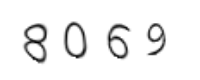
#> input picture charcode/easy_img/ocr1.jpg, 200 x 80 px, found by its file name; its folder holds only this picture in this run
$ python main.py
#> lines starting #> are read from the running program, lines starting #| are printed output that depends on the picture; after the words box and inside, x2 and y2 are one past the last pixel; in counts of white or black regions, pixels touching at a corner belong together
import os as os  # 处理文件和目录
from fnmatch import fnmatch
from cv2 import cv2
import pytesseract
from PIL import Image

img_suffix = '.jpg'
distance = 0
line_range = 1


def get_dynamic_binary_image(filedir, img_name):
    # 图片的自动二值化
#> called with filedir = 'charcode/easy_img', img_name = 'ocr1.jpg'
    filename = 'charcode/out_img/' + \
        img_name.split('.')[0] + '-binary'+img_suffix
    img_name = filedir + '/' + img_name
    print(img_name)
    im = cv2.imread(img_name)
#> im is the input picture: shape (80, 200, 3); min 0, max 255, mean 241.3
    im = cv2.cvtColor(im, cv2.COLOR_BGR2GRAY)
#> im: shape (80, 200)

    # adaptiveThreshold 自动二值化的命令
    th1 = cv2.adaptiveThreshold(
        im, 255, cv2.ADAPTIVE_THRESH_GAUSSIAN_C, cv2.THRESH_BINARY, 21, 1)
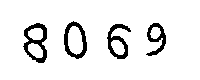
#> th1: shape (80, 200); 91.6% white; 4 black regions, box (x1, y1, x2, y2) and area: (23, 23, 47, 63) 407, (64, 21, 87, 59) 332, (107, 24, 131, 59) 329, (146, 23, 166, 56) 268
    cv2.imwrite(filename, th1)
    return th1


def clear_border(img, img_name):
    # 去除验证码里面的边框
#> called with img_name = 'ocr1.jpg'
    filename = 'charcode/out_img/' + \
        img_name.split('.')[0] + '-clearBorder'+img_suffix
    h, w = img.shape[:2]
#> h = 80; w = 200
    # 此处请注意，opencv转换的图片会旋转90°
    # 所以图片的高对应x轴
    for x in range(0, h):
        for y in range(0, w):
            # 此处的4是经验值，可以根据图片内容改变
            if y < distance or y > w - distance:
                img[x, y] = 255
            if x < distance or x > h - distance:
                img[x, y] = 255

    cv2.imwrite(filename, img)
    return img


def interference_line(img, img_name):
    # 线降噪
#> called with img_name = 'ocr1.jpg'
    filename = 'charcode/out_img/' + \
        img_name.split('.')[0]+'-interferenceline'+img_suffix
    h, w = img.shape[:2]
#> h = 80; w = 200
    # 此处请注意，opencv转换的图片会旋转90°
    # 所以图片的高对应x轴
    for y in range(line_range, w-line_range):
        for x in range(line_range, h-line_range):
            count = 0
            if img[x, y - line_range] > 245:
                count += 1
            if img[x, y + line_range] > 245:
                count += 1
            if img[x - line_range, y] > 245:
                count += 1
            if img[x + line_range, y] > 245:
                count += 1
            if count > 2:
                img[x, y] = 255
#> img: shape (80, 200); 91.7% white; 4 black regions, box (x1, y1, x2, y2) and area: (24, 23, 47, 63) 406, (64, 22, 87, 59) 331, (107, 24, 131, 59) 329, (147, 23, 166, 56) 267
    cv2.imwrite(filename, img)
    return img


def interference_point(img, img_name, x=0, y=0):
    # 点降噪
#> called with img_name = 'ocr1.jpg', x = 0, y = 0
    filename = 'charcode/out_img/' + \
        img_name.split('.')[0]+'-interferencepoint'+img_suffix
    h, w = img.shape[:2]
#> h = 80; w = 200
    cur_pixel = img[x, y]
#> cur_pixel = 255
    for y in range(0, w - 1):
        for x in range(0, h - 1):
            if y == 0:  # 第一行
                if x == 0:  # 左上顶点,4邻域
                    # 中心点旁边3个点
                    sum = int(cur_pixel) \
                        + int(img[x, y + 1]) \
                        + int(img[x + 1, y]) \
                        + int(img[x + 1, y + 1])
                    if sum <= 2 * 245:
                        img[x, y] = 0
                elif x == h - 1:  # 右上顶点
                    sum = int(cur_pixel) \
                        + int(img[x, y + 1]) \
                        + int(img[x - 1, y]) \
                        + int(img[x - 1, y + 1])
                    if sum <= 2 * 245:
                        img[x, y] = 0
                else:  # 最上非顶点,6邻域
                    sum = int(img[x - 1, y]) \
                        + int(img[x - 1, y + 1]) \
                        + int(cur_pixel) \
                        + int(img[x, y + 1]) \
                        + int(img[x + 1, y]) \
                        + int(img[x + 1, y + 1])
                    if sum <= 3 * 245:
                        img[x, y] = 0
            elif y == w - 1:  # 最下面一行
                if x == 0:  # 左下顶点
                    # 中心点旁边3个点
                    sum = int(cur_pixel) \
                        + int(img[x + 1, y]) \
                        + int(img[x + 1, y - 1]) \
                        + int(img[x, y - 1])
                    if sum <= 2 * 245:
                        img[x, y] = 0
                elif x == h - 1:  # 右下顶点
                    sum = int(cur_pixel) \
                        + int(img[x, y - 1]) \
                        + int(img[x - 1, y]) \
                        + int(img[x - 1, y - 1])

                    if sum <= 2 * 245:
                        img[x, y] = 0
                else:  # 最下非顶点,6邻域
                    sum = int(cur_pixel) \
                        + int(img[x - 1, y]) \
                        + int(img[x + 1, y]) \
                        + int(img[x, y - 1]) \
                        + int(img[x - 1, y - 1]) \
                        + int(img[x + 1, y - 1])
                    if sum <= 3 * 245:
                        img[x, y] = 0
            else:  # y不在边界
                if x == 0:  # 左边非顶点
                    sum = int(img[x, y - 1]) \
                        + int(cur_pixel) \
                        + int(img[x, y + 1]) \
                        + int(img[x + 1, y - 1]) \
                        + int(img[x + 1, y]) \
                        + int(img[x + 1, y + 1])

                    if sum <= 3 * 245:
                        img[x, y] = 0
                elif x == h - 1:  # 右边非顶点
                    sum = int(img[x, y - 1]) \
                        + int(cur_pixel) \
                        + int(img[x, y + 1]) \
                        + int(img[x - 1, y - 1]) \
                        + int(img[x - 1, y]) \
                        + int(img[x - 1, y + 1])

                    if sum <= 3 * 245:
                        img[x, y] = 0
                else:  # 具备9领域条件的
                    sum = int(img[x - 1, y - 1]) \
                        + int(img[x - 1, y]) \
                        + int(img[x - 1, y + 1]) \
                        + int(img[x, y - 1]) \
                        + int(cur_pixel) \
                        + int(img[x, y + 1]) \
                        + int(img[x + 1, y - 1]) \
                        + int(img[x + 1, y]) \
                        + int(img[x + 1, y + 1])
                    if sum <= 4 * 245:
                        img[x, y] = 0
#> img: shape (80, 200); 91.7% white; 4 black regions, box (x1, y1, x2, y2) and area: (24, 23, 47, 63) 406, (64, 22, 87, 59) 331, (107, 24, 131, 59) 330, (147, 23, 166, 56) 267
    cv2.imwrite(filename, img)
    return img


if __name__ == "__main__":
    filedir = 'charcode/easy_img'

    for file in os.listdir(filedir):
        if fnmatch(file, '*'+img_suffix):

            # 自动二值化F
            im = get_dynamic_binary_image(filedir, file)

            # 去除“噪声”
            # 去除边框
            im = clear_border(im, file)
            # 线降噪
            im = interference_line(im, file)
            # 点降噪
            im = interference_point(im, file)

#> (the run stopped early here; a loop or call above may not have finished)

$ run again, on charcode/easy_img/ocr3.jpg
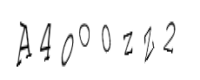
#> input picture charcode/easy_img/ocr3.jpg, 200 x 80 px, found by its file name
#> in get_dynamic_binary_image, im is the input picture: shape (80, 200, 3); min 0, max 255, mean 244.4
#> im: shape (80, 200)
#> in get_dynamic_binary_image, `th1 = cv2.adaptiveThreshold( im, 255, cv2.ADAPTIVE_THRESH_GAUSSIAN_C, ..`:
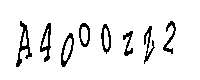
#> th1: shape (80, 200); 92.3% white; black in thin lines or dots, all inside (x1, y1, x2, y2) = (16, 21, 176, 67)
#> cur_pixel = 255
